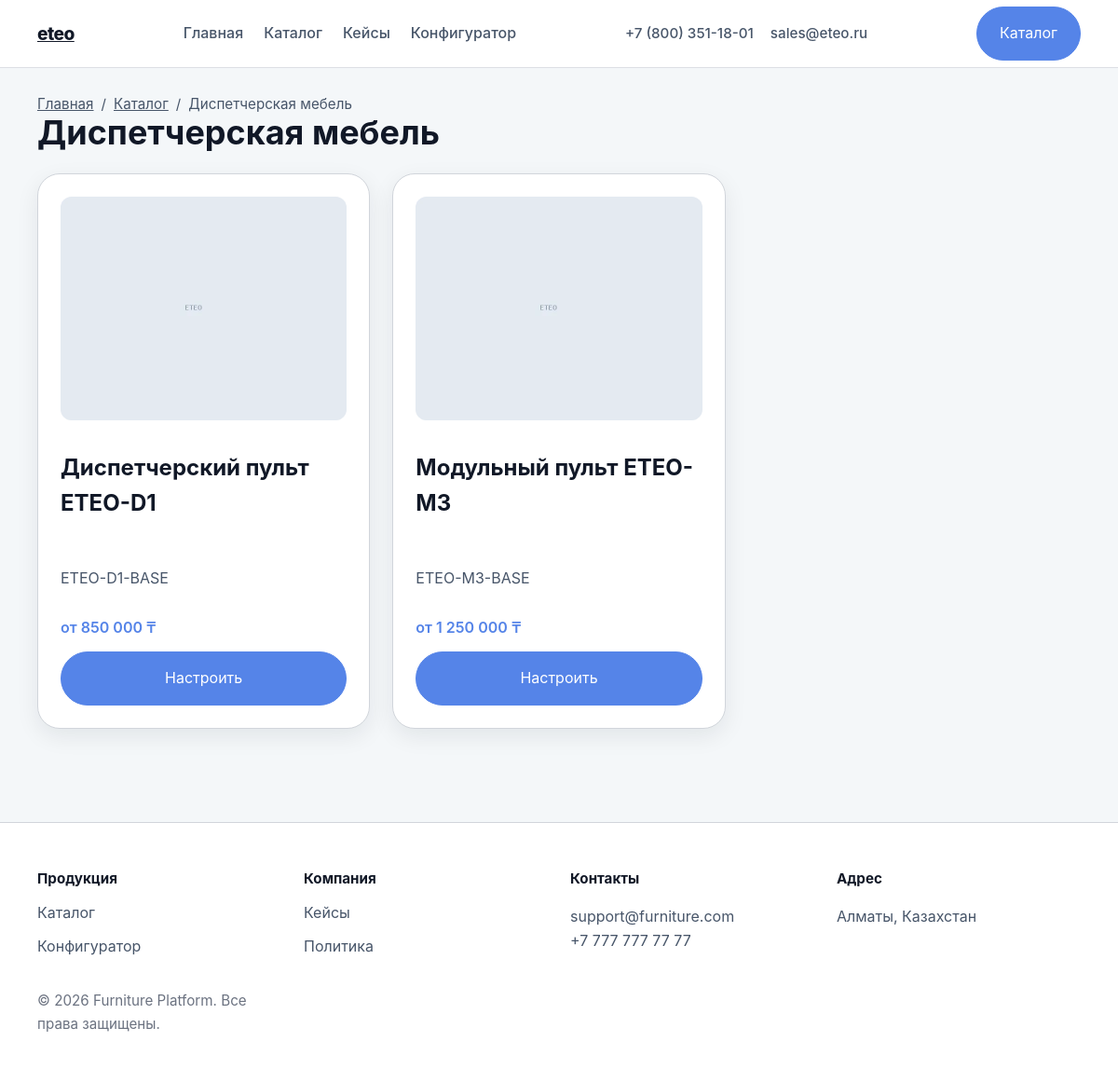
The app's page /catalog/1 with its own data.
### tables this page shows
CREATE TABLE IF NOT EXISTS categories (
    id       INT UNSIGNED  NOT NULL AUTO_INCREMENT,
    name_ru  VARCHAR(200)  NOT NULL COMMENT 'Название на русском',
    name_kk  VARCHAR(200)  NOT NULL COMMENT 'Название на казахском',
    slug     VARCHAR(220)  NOT NULL COMMENT 'URL-совместимый идентификатор (латиница)',

    PRIMARY KEY (id),
    UNIQUE KEY uq_categories_slug (slug),
    INDEX idx_categories_name_ru (name_ru)
);

CREATE TABLE IF NOT EXISTS products (
    id              INT UNSIGNED      NOT NULL AUTO_INCREMENT,
    category_id     INT UNSIGNED      NOT NULL,
    name_ru         VARCHAR(300)      NOT NULL COMMENT 'Наименование (RU)',
    name_kk         VARCHAR(300)      NOT NULL COMMENT 'Наименование (KK)',
    description_ru  TEXT                       COMMENT 'Полное описание (RU)',
    description_kk  TEXT                       COMMENT 'Полное описание (KK)',
    base_price      DECIMAL(12, 2)    NOT NULL DEFAULT 0.00
                    COMMENT 'Базовая цена базовой конфигурации, тенге',
    image_preview   VARCHAR(500)               COMMENT 'Путь к превью-изображению',
    active          TINYINT(1)        NOT NULL DEFAULT 1
                    COMMENT '1 — опубликован, 0 — скрыт',
    sku             VARCHAR(100)      NOT NULL COMMENT 'Артикул (Stock Keeping Unit)',
    created_at      DATETIME          NOT NULL DEFAULT CURRENT_TIMESTAMP,

    PRIMARY KEY (id),
    UNIQUE KEY uq_products_sku (sku),
    INDEX idx_products_category (category_id),
    INDEX idx_products_active  (active),
    CONSTRAINT fk_products_category
        FOREIGN KEY (category_id)
        REFERENCES categories (id)
        ON UPDATE CASCADE
        ON DELETE RESTRICT    
);

### includes/view.php (called while the page is built, shortened)
<?php
require_once __DIR__ . '/../views/helpers.php';
function render(string $view, array $data = [], array $layout = []): void
{
    $viewFile = __DIR__ . '/../views/' . ltrim($view, '/\\') . '.php';
    extract($data, EXTR_SKIP);
    require $viewFile;
    require __DIR__ . '/../views/layouts/main.php';
}

### config/Database.php (called while the page is built, shortened)
<?php
final class Database
{
    private static ?PDO $instance = null;
    public static function getInstance(): PDO
    {
        if (self::$instance === null) {
            $config = require __DIR__ . '/config.php';
            $db     = $config['database'];
            $dsn = sprintf(
                'mysql:host=%s;port=%d;dbname=%s;charset=utf8mb4',
                $db['host'],
                $db['port'],
                $db['name']
            );
            $options = [
                PDO::ATTR_ERRMODE            => PDO::ERRMODE_EXCEPTION,
                PDO::ATTR_DEFAULT_FETCH_MODE => PDO::FETCH_ASSOC,
                PDO::ATTR_EMULATE_PREPARES   => false,
                (defined('Pdo\Mysql::ATTR_INIT_COMMAND')
                    ? \Pdo\Mysql::ATTR_INIT_COMMAND
                    : PDO::MYSQL_ATTR_INIT_COMMAND) => "SET NAMES utf8mb4 COLLATE utf8mb4_unicode_ci",
            ];
            try {
                self::$instance = new PDO($dsn, $db['user'], $db['password'], $options);
            } catch (PDOException $e) {
                throw new RuntimeException(
                    'Ошибка подключения к базе данных. Обратитесь к администратору.',
                    500,
                    $e
                );
            }
        }
        return self::$instance;
    }
}

### controllers/ProductController.php (called while the page is built, shortened)
<?php
class ProductController
{
    private PDO $db;
    public function __construct()
    {
        $this->db = Database::getInstance();
    }
    public function getCategoryById(int $categoryId, string $locale = 'ru'): ?array
    {
        $locale  = in_array($locale, ['ru', 'kk'], true) ? $locale : 'ru';
        $nameCol = "name_{$locale}";
        $sql = "
            SELECT
                c.id,
                c.{$nameCol} AS name,
                c.slug
            FROM categories c
            WHERE c.id = :category_id
            LIMIT 1
        ";
        $stmt = $this->db->prepare($sql);
        $stmt->execute([':category_id' => $categoryId]);
        $category = $stmt->fetch();
        return $category === false ? null : $category;
    }
    public function getProductsByCategory(int $categoryId = 0, string $locale = 'ru'): array
    {
        $locale = in_array($locale, ['ru', 'kk'], true) ? $locale : 'ru';
        $nameCol = "p.name_{$locale}";
        $descCol = "p.description_{$locale}";
        $sql = "
            SELECT
                p.id,
                {$nameCol}        AS name,
                {$descCol}        AS description,
                p.base_price,
                p.image_preview,
                p.sku,
                c.name_{$locale}  AS category_name
            FROM products p
            INNER JOIN categories c ON c.id = p.category_id
            WHERE p.active = 1
        ";
        $params = [];
        if ($categoryId > 0) {
            $sql      .= ' AND p.category_id = :category_id';
            $params[':category_id'] = $categoryId;
        }
        $sql .= ' ORDER BY p.id ASC';
        $stmt = $this->db->prepare($sql);
        $stmt->execute($params);
        $products = $stmt->fetchAll();
        $productIds    = array_column($products, 'id');
        $placeholders  = implode(',', array_fill(0, count($productIds), '?'));
        $optSql = "
            SELECT
                po.id,
                po.product_id,
                po.option_name_{$locale}  AS option_name,
                po.option_type,
                po.option_value_{$locale} AS option_value,
                po.option_group,
                po.price_modifier,
                po.sort_order
            FROM product_options po
            WHERE po.product_id IN ({$placeholders})
            ORDER BY po.product_id ASC, po.sort_order ASC
        ";
        $optStmt = $this->db->prepare($optSql);
        $optStmt->execute($productIds);
        $allOptions = $optStmt->fetchAll();
        $optionsByProduct = [];
        foreach ($allOptions as $option) {
            $pid = (int)$option['product_id'];
            $optionsByProduct[$pid][] = $option;
        }
        foreach ($products as &$product) {
            $pid             = (int)$product['id'];
            $product['options'] = $optionsByProduct[$pid] ?? [];
        }
        return $products;
    }
}

### views/helpers.php (called while the page is built, shortened)
<?php
function e(mixed $value): string
{
    return htmlspecialchars((string)$value, ENT_QUOTES | ENT_HTML5, 'UTF-8');
}
function format_price(float $value): string
{
    return number_format($value, 0, '.', ' ') . ' ₸';
}
function product_image(?string $path): string
{
    $placeholder = '/public/images/placeholder.webp';
    if ($path === null || trim($path) === '') {
        return $placeholder;
    }
    $normalized = str_starts_with($path, '/public/')
        ? substr($path, strlen('/public'))
        : $path;
    $filePath = dirname(__DIR__) . '/public' . $normalized;
    return is_file($filePath) ? $path : $placeholder;
}

### views/catalog/category.php (the view, shortened to what this page needs)
<main class="page-wrap section">
    <div class="container">
        <nav class="breadcrumb" aria-label="Навигация">
            <a href="/">Главная</a>
            <span aria-hidden="true">/</span>
            <a href="/catalog">Каталог</a>
            <span aria-hidden="true">/</span>
            <span aria-current="page"><?= e($category['name']) ?></span>
        </nav>
        <h1 class="page-title"><?= e($category['name']) ?></h1>
        <?php if (empty($products)): ?>
            <p class="section__text">В этой категории пока нет товаров.</p>
        <?php else: ?>
            <div class="grid-3">
                <?php foreach ($products as $item): ?>
                    <article class="card catalog-card">
                        <img
                            class="catalog-card__image"
                            src="<?= e(product_image($item['image_preview'] ?? null)) ?>"
                            alt="<?= e($item['name']) ?>"
                            width="360"
                            height="240"
                            loading="lazy">
                        <h2><?= e($item['name']) ?></h2>
                        <p class="text-muted"><?= e($item['sku']) ?></p>
                        <p class="catalog-card__price">от <?= format_price((float)$item['base_price']) ?></p>
                        <a class="btn btn--primary" href="/product/<?= (int)$item['id'] ?>">Настроить</a>
                    </article>
                <?php endforeach; ?>
            </div>
        <?php endif; ?>
    </div>
</main>

### public/css/site.css (style rules this page uses)
:root { color-scheme: light; font-family: Inter, system-ui, -apple-system, BlinkMacSystemFont, "Segoe UI", sans-serif; font-size: 16px; line-height: 1.6; --color-bg: #F4F7F9; --color-surface: #ffffff; --color-accent: #5584E8; --color-accent-strong: #1F4ED8; --color-text: #111827; --color-text-secondary: #475569; --color-text-muted: #6B7280; --color-border: #D1D5DB; --color-success: #16A34A; --color-error: #DC2626; --radius-sm: 12px; --radius-lg: 24px; --shadow-sm: 0 8px 24px rgba(15, 23, 42, 0.08); --shadow-md: 0 20px 40px rgba(15, 23, 42, 0.08); --transition-normal: 180ms ease; }
* { box-sizing: border-box; }
html { scroll-behavior: smooth; }
body { margin: 0; min-height: 100vh; background: var(--color-bg); color: var(--color-text); font-family: var(--font-family); }
img { max-width: 100%; display: block; }
button, input, textarea, a { font: inherit; }
.container { width: min(1120px, calc(100% - 32px)); margin: 0 auto; }
.section { padding: 60px 0; }
.section__title, .page-title { margin: 0 0 24px; font-size: clamp(2rem, 3vw, 2.75rem); line-height: 1.05; }
.section__text, .text-muted { color: var(--color-text-secondary); max-width: 720px; }
.btn { display: inline-flex; align-items: center; justify-content: center; gap: 0.5rem; padding: 0.95rem 1.5rem; border-radius: 999px; border: 1px solid transparent; text-decoration: none; color: var(--color-text); background: var(--color-surface); transition: transform var(--transition-normal), background var(--transition-normal), border-color var(--transition-normal), color var(--transition-normal); cursor: pointer; }
.btn--primary { background: var(--color-accent); color: #fff; border-color: var(--color-accent); }
.grid-2, .grid-3 { display: grid; gap: 24px; }
.grid-3 { grid-template-columns: repeat(3, minmax(0, 1fr)); }
.card { background: var(--color-surface); border: 1px solid var(--color-border); border-radius: var(--radius-lg); padding: 24px; box-shadow: var(--shadow-sm); }
.breadcrumb { display: flex; flex-wrap: wrap; align-items: center; gap: 0.5rem; color: var(--color-text-secondary); font-size: 0.95rem; }
.breadcrumb a { color: var(--color-text-secondary); }
.page-wrap { padding: 100px 0; }
.catalog-card { display: flex; flex-direction: column; gap: 12px; }
.catalog-card__image { width: 100%; aspect-ratio: 3 / 2; object-fit: cover; border-radius: var(--radius-sm); background: var(--color-bg); }
.catalog-card__price { margin: 0; color: var(--color-accent); font-weight: 600; }

### records on screen
categories: name_ru "Диспетчерская мебель"
products: name_ru "Диспетчерский пульт ETEO-D1", sku "ETEO-D1-BASE", base_price "850 000 ₸"
products: name_ru "Модульный пульт ETEO-M3", sku "ETEO-M3-BASE", base_price "1 250 000 ₸"
